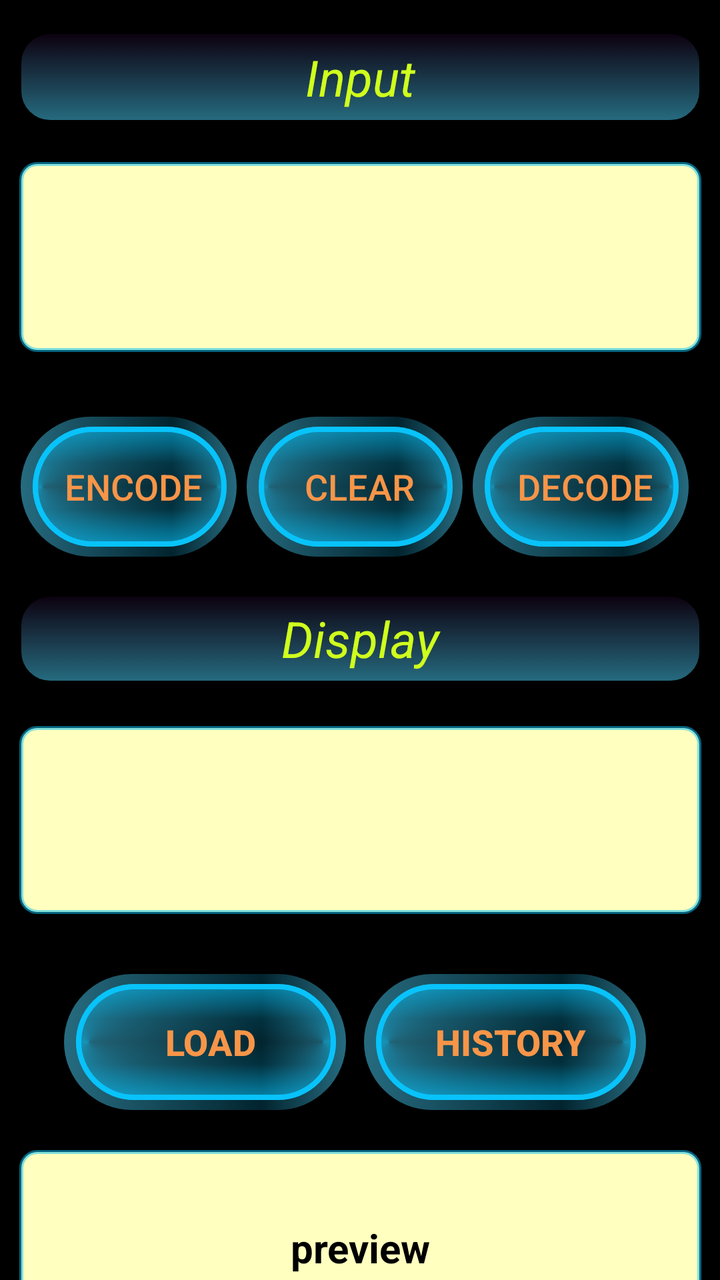
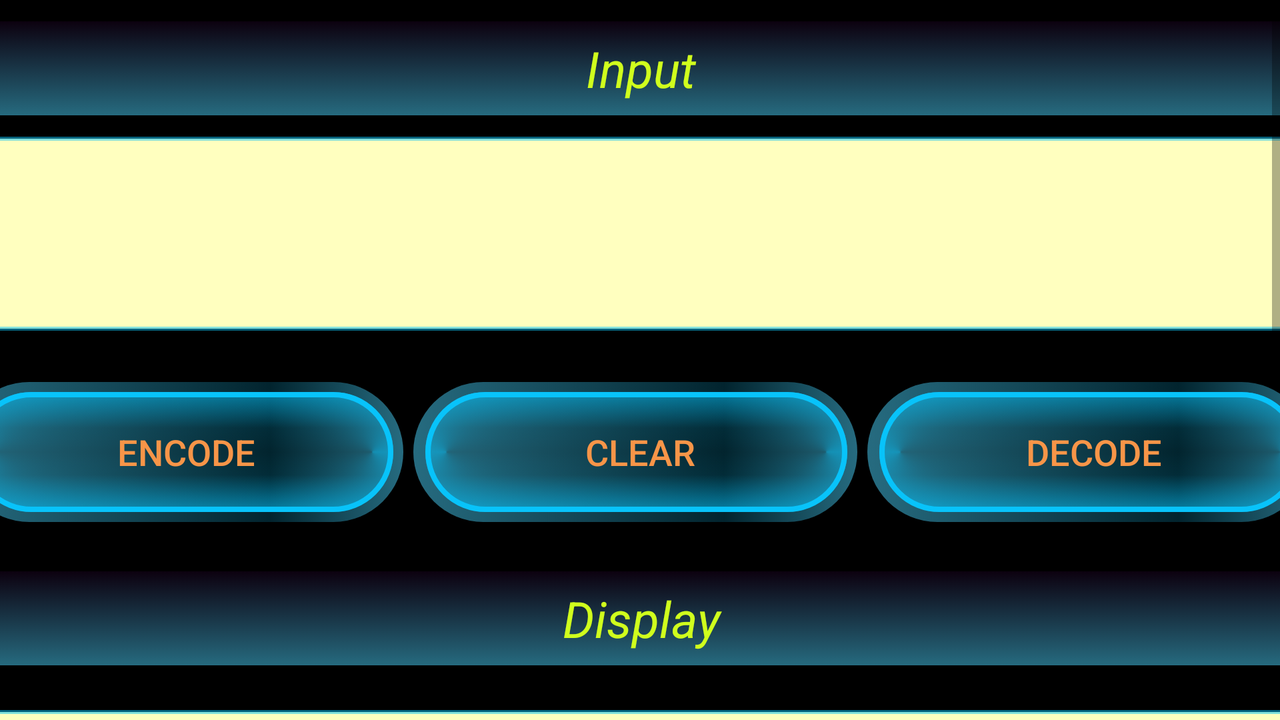

Two renders of one Android screen. The first uses the default layout on a phone; the second uses the alternative layout the repository ships for a different screen configuration, on a matching device. The two XML files are below.
<!-- AndroidManifest.xml: application theme Theme.HailMary -->
<!-- res/layout/activity_main.xml -->
<?xml version="1.0" encoding="utf-8"?>
<androidx.constraintlayout.widget.ConstraintLayout xmlns:android="http://schemas.android.com/apk/res/android"
    xmlns:app="http://schemas.android.com/apk/res-auto"
    xmlns:tools="http://schemas.android.com/tools"
    android:layout_width="match_parent"
    android:layout_height="match_parent"
    android:background="#000000"
    tools:context=".MainActivity">

    

    


    <TextView
        android:id="@+id/tvgfg"
        android:layout_width="341dp"
        android:layout_height="45dp"
        android:layout_marginBottom="20dp"
        android:background="@drawable/mybutton1"
        android:gravity="center"
        android:text="@string/Input"
        android:textAlignment="center"
        android:textColor="#d0fe1d"
        android:textSize="25sp"
        android:textStyle="italic"
        app:layout_constraintBottom_toTopOf="@+id/etinput"
        app:layout_constraintEnd_toEndOf="parent"
        app:layout_constraintStart_toStartOf="parent"
        app:layout_constraintTop_toTopOf="parent"
        app:layout_constraintVertical_bias="1.0" />

    <EditText
        android:id="@+id/etinput"
        android:layout_width="341dp"
        android:layout_height="95dp"
        android:layout_marginBottom="20dp"
        android:background="@drawable/texthead"
        android:gravity="center"
        android:importantForAutofill="no"
        android:inputType="text"
        android:textColor="@color/black"
        android:textStyle="bold"
        android:visibility="visible"
        app:layout_constraintBottom_toTopOf="@+id/llout"
        app:layout_constraintEnd_toEndOf="parent"
        app:layout_constraintStart_toStartOf="parent"
        app:layout_constraintTop_toTopOf="parent"
        app:layout_constraintVertical_bias="1.0"
        tools:ignore="LabelFor,SpeakableTextPresentCheck" />

    <LinearLayout
        android:id="@+id/llout"
        android:layout_width="360dp"
        android:layout_height="95dp"
        android:layout_marginTop="196dp"
        android:gravity="center"
        android:orientation="horizontal"
        app:layout_constraintEnd_toEndOf="parent"
        app:layout_constraintHorizontal_bias="0.49"
        app:layout_constraintStart_toStartOf="parent"
        app:layout_constraintTop_toTopOf="parent">

        <Button
            android:id="@+id/btnencode"
            android:layout_width="113dp"
            android:layout_height="wrap_content"
            android:background="@drawable/mybutton"
            android:padding="1dp"
            android:text="Encode"
            android:textColor="#F79548"
            android:textSize="18sp"
            android:textStyle="normal"
            tools:ignore="ButtonStyle,HardcodedText,RtlHardcoded,TextContrastCheck" />

        <Button
            android:id="@+id/btnclear"
            android:layout_width="113dp"
            android:layout_height="wrap_content"
            android:background="@drawable/mybutton"
            android:padding="1dp"
            android:text="clear"
            android:textColor="#F79548"
            android:textSize="18sp"
            android:textStyle="normal"
            tools:ignore="ButtonStyle,HardcodedText,RtlHardcoded,TextContrastCheck" />

        <Button
            android:id="@+id/btndecode"
            android:layout_width="113dp"
            android:layout_height="wrap_content"
            android:background="@drawable/mybutton"
            android:padding="1dp"
            android:text="decode"
            android:textColor="#F79548"
            android:textSize="18sp"
            android:textStyle="normal"
            tools:ignore="ButtonStyle,HardcodedText,TextContrastCheck,TextContrastCheck" />

    </LinearLayout>

    <TextView
        android:id="@+id/textView"
        android:layout_width="341dp"
        android:layout_height="44dp"
        android:background="@drawable/mybutton1"
        android:gravity="center"
        android:text="@string/display"
        android:textColor="#d0fe1d"
        android:textSize="25sp"
        android:textStyle="italic"
        app:layout_constraintBottom_toTopOf="@+id/etoutput"
        app:layout_constraintEnd_toEndOf="parent"
        app:layout_constraintStart_toStartOf="parent"
        app:layout_constraintTop_toBottomOf="@+id/llout"
        app:layout_constraintVertical_bias="0.222" />

    <EditText
        android:id="@+id/etoutput"
        android:layout_width="341dp"
        android:layout_height="94dp"
        android:layout_marginTop="72dp"
        android:background="@drawable/texthead"
        android:gravity="center"
        android:importantForAutofill="no"
        android:inputType="text"
        android:textColor="@color/black"
        android:textSize="20sp"
        android:textStyle="bold"
        app:layout_constraintEnd_toEndOf="parent"
        app:layout_constraintStart_toStartOf="parent"
        app:layout_constraintTop_toBottomOf="@+id/llout"
        tools:ignore="LabelFor,SpeakableTextPresentCheck" />

    <Button
        android:id="@+id/btnhistory"
        android:layout_width="146dp"
        android:layout_height="68dp"
        android:layout_marginTop="30dp"
        android:layout_marginEnd="32dp"
        android:background="@drawable/mybutton"
        android:onClick="saveText"
        android:padding="13dp"
        android:text="@string/history"
        android:textColor="#F79548"
        android:textSize="18sp"
        android:textStyle="bold"
        app:layout_constraintEnd_toEndOf="parent"
        app:layout_constraintHorizontal_bias="1.0"
        app:layout_constraintStart_toEndOf="@+id/load"
        app:layout_constraintTop_toBottomOf="@+id/etoutput"
        tools:ignore="TextContrastCheck" />

    <Button
        android:id="@+id/load"
        android:layout_width="146dp"
        android:layout_height="68dp"
        android:layout_marginStart="32dp"
        android:layout_marginTop="30dp"
        android:background="@drawable/mybutton"
        android:onClick="pull"
        android:padding="13dp"
        android:text="@string/load"
        android:textColor="#F79548"
        android:textSize="18sp"
        android:textStyle="bold"
        app:layout_constraintBottom_toBottomOf="@+id/update"
        app:layout_constraintStart_toStartOf="parent"
        app:layout_constraintTop_toBottomOf="@+id/etoutput"
        app:layout_constraintVertical_bias="0.0"
        tools:ignore="TextContrastCheck" />

    <TextView
        android:id="@+id/update"
        android:layout_width="341dp"
        android:layout_height="98dp"
        android:layout_marginTop="20dp"
        android:background="@drawable/texthead"
        android:gravity="center"
        android:scrollbarAlwaysDrawVerticalTrack="true"
        android:scrollbars="vertical"
        android:text="@string/preview"
        android:textColor="@color/black"
        android:textSize="20sp"
        android:textStyle="bold"
        app:layout_constraintEnd_toEndOf="parent"
        app:layout_constraintStart_toStartOf="parent"
        app:layout_constraintTop_toBottomOf="@+id/btnhistory" />


</androidx.constraintlayout.widget.ConstraintLayout>
<!-- resources referenced by this layout -->
<resources>
  <!-- drawable mybutton: vector/xml drawable (drawable, 4260 chars, omitted) -->
  <!-- drawable mybutton1 (drawable) -->
  <?xml version="1.0" encoding="utf-8"?>
      <selector xmlns:android="http://schemas.android.com/apk/res/android">
          <item>
              <shape android:shape="rectangle">
                  <corners android:radius="15dip" />
                  <stroke android:width="1dip" android:color="#000000" />
                  <gradient android:angle="-90" android:endColor="#804CD6FF"
                      android:startColor="#0C000E" />
              </shape>
          </item>
      </selector>
  <!-- drawable texthead (drawable) -->
  <?xml version="1.0" encoding="utf-8"?>
  <shape xmlns:android="http://schemas.android.com/apk/res/android" android:shape="rectangle">
          <stroke
              android:width="2dp"
              android:color="#8008c3fa"/>
      <gradient android:angle="-90" android:endColor="#FFFFBF"
          android:startColor="#FFFFBF" />
          <corners android:radius="8dp"/>
      </shape>
  <string name="Input">Input</string>
  <string name="display">Display</string>
  <string name="history">History</string>
  <string name="load">Load</string>
  <string name="preview">preview</string>
  <style name="Theme.HailMary" parent="Theme.MaterialComponents.DayNight.DarkActionBar">
          
          <item name="colorPrimary">@color/purple_500</item>
          <item name="colorPrimaryVariant">@color/purple_700</item>
          <item name="colorOnPrimary">@color/white</item>
          
          <item name="colorSecondary">@color/teal_200</item>
          <item name="colorSecondaryVariant">@color/teal_700</item>
          <item name="colorOnSecondary">@color/black</item>
          
          <item name="android:statusBarColor" tools:targetApi="l">?attr/colorPrimaryVariant</item>
          
      </style>
</resources>
<!-- res/layout-land/activity_main.xml (the author's variant of the layout above) -->
<!-- drawn on the phone turned sideways -->
<?xml version="1.0" encoding="utf-8"?>
<ScrollView xmlns:android="http://schemas.android.com/apk/res/android"
    xmlns:app="http://schemas.android.com/apk/res-auto"
    xmlns:tools="http://schemas.android.com/tools"
    android:layout_width="match_parent"
    android:layout_height="match_parent">

    <androidx.constraintlayout.widget.ConstraintLayout

        android:layout_width="match_parent"
        android:layout_height="match_parent"
        android:background="#000000"
        tools:context=".MainActivity">

        

        

        <TextView
            android:id="@+id/tvgfg"
            android:layout_width="704dp"
            android:layout_height="49dp"
            android:background="@drawable/mybutton1"
            android:gravity="center"
            android:text="@string/Input"
            android:textAlignment="center"
            android:textColor="#d0fe1d"
            android:textSize="25sp"
            android:textStyle="italic"
            app:layout_constraintBottom_toTopOf="@+id/etinput"
            app:layout_constraintEnd_toEndOf="parent"
            app:layout_constraintStart_toStartOf="parent"
            app:layout_constraintTop_toTopOf="parent" />

        <EditText
            android:id="@+id/etinput"
            android:layout_width="704dp"
            android:layout_height="97dp"
            android:background="@drawable/texthead"
            android:gravity="center"
            android:importantForAutofill="no"
            android:inputType="text"
            android:textColor="@color/black"
            android:textStyle="bold"
            android:visibility="visible"
            app:layout_constraintBottom_toBottomOf="parent"
            app:layout_constraintEnd_toEndOf="parent"
            app:layout_constraintStart_toStartOf="parent"
            app:layout_constraintTop_toTopOf="parent"
            app:layout_constraintVertical_bias="0.116"
            tools:ignore="LabelFor,SpeakableTextPresentCheck" />

        <LinearLayout
            android:id="@+id/llout"
            android:layout_width="704dp"
            android:layout_height="88dp"
            android:layout_marginTop="182dp"
            android:layout_marginBottom="417dp"
            android:gravity="center"
            android:orientation="horizontal"
            app:layout_constraintBottom_toBottomOf="parent"
            app:layout_constraintEnd_toEndOf="parent"
            app:layout_constraintStart_toStartOf="parent"
            app:layout_constraintTop_toTopOf="parent"
            app:layout_constraintVertical_bias="0.0">

            <Button
                android:id="@+id/btnencode"
                android:layout_width="227dp"
                android:layout_height="wrap_content"
                android:background="@drawable/mybutton"
                android:padding="1dp"
                android:text="Encode"
                android:textColor="#F79548"
                android:textSize="18sp"
                android:textStyle="normal"
                tools:ignore="ButtonStyle,HardcodedText,RtlHardcoded,TextContrastCheck" />

            <Button
                android:id="@+id/btnclear"
                android:layout_width="227dp"
                android:layout_height="wrap_content"
                android:background="@drawable/mybutton"
                android:padding="1dp"
                android:text="clear"
                android:textColor="#F79548"
                android:textSize="18sp"
                android:textStyle="normal"
                tools:ignore="ButtonStyle,HardcodedText,RtlHardcoded,TextContrastCheck" />

            <Button
                android:id="@+id/btndecode"
                android:layout_width="227dp"
                android:layout_height="wrap_content"
                android:background="@drawable/mybutton"
                android:padding="1dp"
                android:text="decode"
                android:textColor="#F79548"
                android:textSize="18sp"
                android:textStyle="normal"
                tools:ignore="ButtonStyle,HardcodedText,TextContrastCheck,TextContrastCheck" />

        </LinearLayout>

        <TextView
            android:id="@+id/textView"
            android:layout_width="704dp"
            android:layout_height="49dp"
            android:background="@drawable/mybutton1"
            android:gravity="center"
            android:text="@string/display"
            android:textColor="#d0fe1d"
            android:textSize="25sp"
            android:textStyle="italic"
            app:layout_constraintBottom_toBottomOf="parent"
            app:layout_constraintEnd_toEndOf="parent"
            app:layout_constraintHorizontal_bias="0.495"
            app:layout_constraintStart_toStartOf="parent"
            app:layout_constraintTop_toTopOf="parent"
            app:layout_constraintVertical_bias="0.446" />


        <EditText
            android:id="@+id/etoutput"
            android:layout_width="704dp"
            android:layout_height="97dp"
            android:layout_marginTop="355dp"
            android:layout_marginBottom="100dp"
            android:background="@drawable/texthead"
            android:gravity="center"
            android:importantForAutofill="no"
            android:inputType="text"
            android:textColor="@color/black"
            android:textSize="20sp"
            android:textStyle="bold"
            app:layout_constraintBottom_toTopOf="@+id/update"
            app:layout_constraintEnd_toEndOf="parent"
            app:layout_constraintHorizontal_bias="0.487"
            app:layout_constraintStart_toStartOf="parent"
            app:layout_constraintTop_toTopOf="parent"
            app:layout_constraintVertical_bias="0.0"
            tools:ignore="LabelFor,SpeakableTextPresentCheck" />

        <Button
            android:id="@+id/btnhistory"
            android:layout_width="293dp"
            android:layout_height="62dp"
            android:background="@drawable/mybutton"
            android:onClick="saveText"
            android:padding="13dp"
            android:text="@string/history"
            android:textColor="#F79548"
            android:textSize="18sp"
            android:textStyle="bold"
            app:layout_constraintBottom_toBottomOf="parent"
            app:layout_constraintEnd_toEndOf="parent"
            app:layout_constraintHorizontal_bias="0.888"
            app:layout_constraintStart_toStartOf="parent"
            app:layout_constraintTop_toTopOf="parent"
            app:layout_constraintVertical_bias="0.756"
            tools:ignore="TextContrastCheck" />

        <Button
            android:id="@+id/load"
            android:layout_width="293dp"
            android:layout_height="62dp"
            android:background="@drawable/mybutton"
            android:onClick="pull"
            android:padding="13dp"
            android:text="@string/load"
            android:textColor="#F79548"
            android:textSize="18sp"
            android:textStyle="bold"
            app:layout_constraintBottom_toBottomOf="parent"
            app:layout_constraintEnd_toEndOf="parent"
            app:layout_constraintHorizontal_bias="0.109"
            app:layout_constraintStart_toStartOf="parent"
            app:layout_constraintTop_toTopOf="parent"
            app:layout_constraintVertical_bias="0.756"
            tools:ignore="TextContrastCheck" />

        <EditText
            android:id="@+id/update"
            android:layout_width="704dp"
            android:layout_height="119dp"
            android:layout_marginTop="552dp"
            android:layout_marginBottom="16dp"
            android:background="@drawable/texthead"
            android:scrollbarAlwaysDrawHorizontalTrack="true"
            android:gravity="fill_horizontal"
            android:scrollbars="horizontal"
            android:text="@string/preview"
            android:textColor="@color/black"
            android:textSize="20sp"
            android:textStyle="bold"
            app:layout_constraintBottom_toBottomOf="parent"
            app:layout_constraintEnd_toEndOf="parent"
            app:layout_constraintStart_toStartOf="parent"
            app:layout_constraintTop_toTopOf="parent" />
    </androidx.constraintlayout.widget.ConstraintLayout>
</ScrollView>
